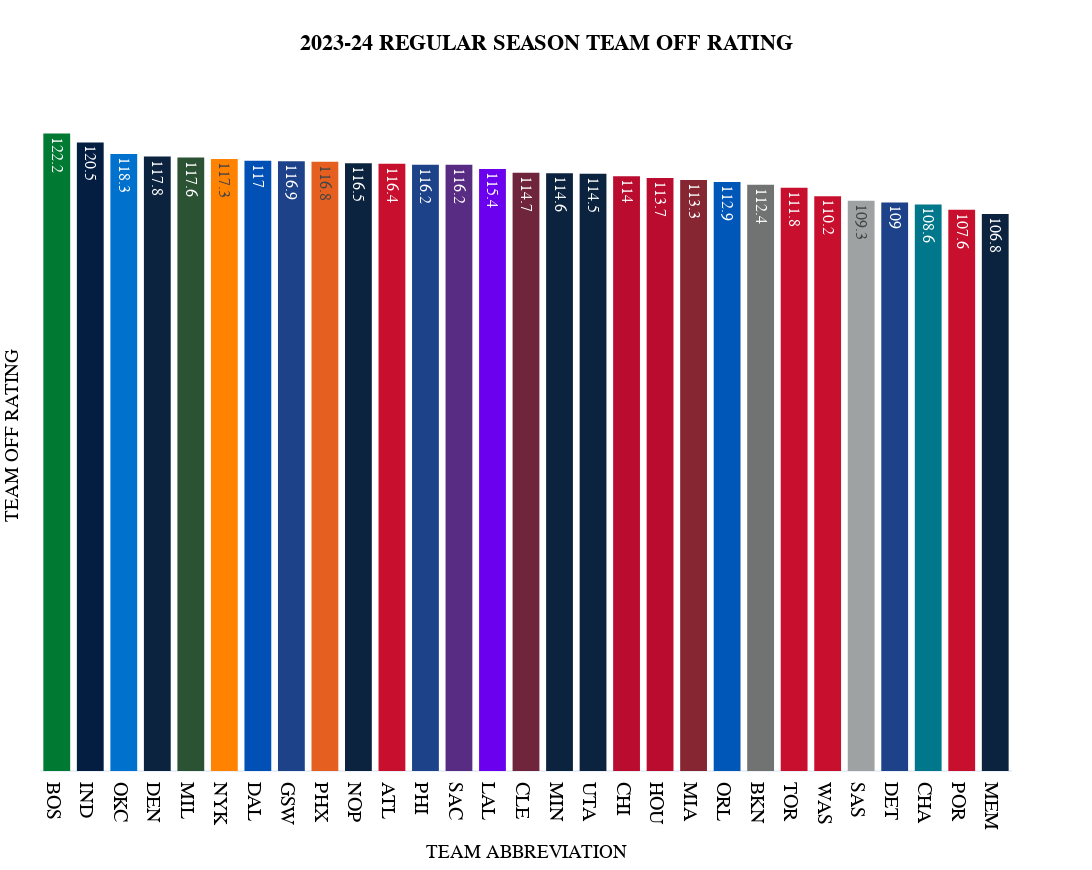

Here is the notebook cell this chart was saved with:
### Code cell
fig = px.histogram(
  df_bq2.sort_values(by=sort_category, ascending=False), 
  x="TEAM ABBREVIATION", 
  y="{}".format(sort_category),
  color='TEAM_NAME',
  color_discrete_map=team_color_dict,    
  text_auto=True, 
  title="<b>2023-24 REGULAR SEASON TEAM {}</b>".format(sort_category.replace('_', ' ')),
  template="plotly_white",
  hover_data=['TEAM_NAME', 'GP', 'W', 'L', 'W_PCT', 'MIN', 'E_OFF_RATING',
       'OFF_RATING', 'E_DEF_RATING', 'DEF_RATING', 'E_NET_RATING',
       'NET_RATING', 'AST_PCT', 'AST_TO', 'AST_RATIO', 'OREB_PCT', 'DREB_PCT',
       'REB_PCT', 'TM_TOV_PCT', 'EFG_PCT', 'TS_PCT', 'E_PACE', 'PACE',
       'PACE_PER40', 'POSS', 'PIE'], 
  height=870, 
  width=1750,
  )

fig.update_layout(
    title_x=0.5,
    hoverlabel=dict(
        bgcolor="white",
        font_size=15,
        font_family="PT Sans Narrow"
    ),
    yaxis = dict(tickfont = dict(size=35)),
    xaxis = dict(tickfont = dict(size=20)),
    font=dict(
        family="PT Sans Narrow",
        size=16,
        color="Black"
    ),
    title_font_family="PT Sans Narrow",
    showlegend=False,
    yaxis_title="TEAM {}".format(sort_category.replace('_', ' ')),
    margin=dict(l=30),
)

fig.update_yaxes(showticklabels=False,showgrid=False)


fig

### Figure 1 — Plotly figure (JSON) as saved in the notebook; plotly's stock layout.template omitted (floating-point values rounded to 4 significant figures)
{"data": [{"alignmentgroup": "True", "bingroup": "x", "histfunc": "sum", "hovertemplate": "TEAM_NAME=Boston Celtics<br>TEAM ABBREVIATION=%{x}<br>sum of OFF_RATING=%{y}<extra></extra>", "legendgroup": "Boston Celtics", "marker": {"color": "#007A33", "pattern": {"shape": ""}}, "name": "Boston Celtics", "offsetgroup": "Boston Celtics", "orientation": "v", "showlegend": true, "texttemplate": "%{value}", "type": "histogram", "x": ["BOS"], "xaxis": "x", "y": [122.2], "yaxis": "y"}, {"alignmentgroup": "True", "bingroup": "x", "histfunc": "sum", "hovertemplate": "TEAM_NAME=Indiana Pacers<br>TEAM ABBREVIATION=%{x}<br>sum of OFF_RATING=%{y}<extra></extra>", "legendgroup": "Indiana Pacers", "marker": {"color": "#041E42", "pattern": {"shape": ""}}, "name": "Indiana Pacers", "offsetgroup": "Indiana Pacers", "orientation": "v", "showlegend": true, "texttemplate": "%{value}", "type": "histogram", "x": ["IND"], "xaxis": "x", "y": [120.5], "yaxis": "y"}, {"alignmentgroup": "True", "bingroup": "x", "histfunc": "sum", "hovertemplate": "TEAM_NAME=Oklahoma City Thunder<br>TEAM ABBREVIATION=%{x}<br>sum of OFF_RATING=%{y}<extra></extra>", "legendgroup": "Oklahoma City Thunder", "marker": {"color": "#0072CE", "pattern": {"shape": ""}}, "name": "Oklahoma City Thunder", "offsetgroup": "Oklahoma City Thunder", "orientation": "v", "showlegend": true, "texttemplate": "%{value}", "type": "histogram", "x": ["OKC"], "xaxis": "x", "y": [118.3], "yaxis": "y"}, {"alignmentgroup": "True", "bingroup": "x", "histfunc": "sum", "hovertemplate": "TEAM_NAME=LA Clippers<br>TEAM ABBREVIATION=%{x}<br>sum of OFF_RATING=%{y}<extra></extra>", "legendgroup": "LA Clippers", "marker": {"color": "#3860C6", "pattern": {"shape": ""}}, "name": "LA Clippers", "offsetgroup": "LA Clippers", "orientation": "v", "showlegend": true, "texttemplate": "%{value}", "type": "histogram", "x": [null], "xaxis": "x", "y": [117.9], "yaxis": "y"}, {"alignmentgroup": "True", "bingroup": "x", "histfunc": "sum", "hovertemplate": "TEAM_NAME=Denver Nuggets<br>TEAM ABBREVIATION=%{x}<br>sum of OFF_RATING=%{y}<extra></extra>", "legendgroup": "Denver Nuggets", "marker": {"color": "#0C2340", "pattern": {"shape": ""}}, "name": "Denver Nuggets", "offsetgroup": "Denver Nuggets", "orientation": "v", "showlegend": true, "texttemplate": "%{value}", "type": "histogram", "x": ["DEN"], "xaxis": "x", "y": [117.8], "yaxis": "y"}, {"alignmentgroup": "True", "bingroup": "x", "histfunc": "sum", "hovertemplate": "TEAM_NAME=Milwaukee Bucks<br>TEAM ABBREVIATION=%{x}<br>sum of OFF_RATING=%{y}<extra></extra>", "legendgroup": "Milwaukee Bucks", "marker": {"color": "#2C5234", "pattern": {"shape": ""}}, "name": "Milwaukee Bucks", "offsetgroup": "Milwaukee Bucks", "orientation": "v", "showlegend": true, "texttemplate": "%{value}", "type": "histogram", "x": ["MIL"], "xaxis": "x", "y": [117.6], "yaxis": "y"}, {"alignmentgroup": "True", "bingroup": "x", "histfunc": "sum", "hovertemplate": "TEAM_NAME=New York Knicks<br>TEAM ABBREVIATION=%{x}<br>sum of OFF_RATING=%{y}<extra></extra>", "legendgroup": "New York Knicks", "marker": {"color": "#FF8200", "pattern": {"shape": ""}}, "name": "New York Knicks", "offsetgroup": "New York Knicks", "orientation": "v", "showlegend": true, "texttemplate": "%{value}", "type": "histogram", "x": ["NYK"], "xaxis": "x", "y": [117.3], "yaxis": "y"}, {"alignmentgroup": "True", "bingroup": "x", "histfunc": "sum", "hovertemplate": "TEAM_NAME=Dallas Mavericks<br>TEAM ABBREVIATION=%{x}<br>sum of OFF_RATING=%{y}<extra></extra>", "legendgroup": "Dallas Mavericks", "marker": {"color": "#0050B5", "pattern": {"shape": ""}}, "name": "Dallas Mavericks", "offsetgroup": "Dallas Mavericks", "orientation": "v", "showlegend": true, "texttemplate": "%{value}", "type": "histogram", "x": ["DAL"], "xaxis": "x", "y": [117], "yaxis": "y"}, {"alignmentgroup": "True", "bingroup": "x", "histfunc": "sum", "hovertemplate": "TEAM_NAME=Golden State Warriors<br>TEAM ABBREVIATION=%{x}<br>sum of OFF_RATING=%{y}<extra></extra>", "legendgroup": "Golden State Warriors", "marker": {"color": "#1D4289", "pattern": {"shape": ""}}, "name": "Golden State Warriors", "offsetgroup": "Golden State Warriors", "orientation": "v", "showlegend": true, "texttemplate": "%{value}", "type": "histogram", "x": ["GSW"], "xaxis": "x", "y": [116.9], "yaxis": "y"}, {"alignmentgroup": "True", "bingroup": "x", "histfunc": "sum", "hovertemplate": "TEAM_NAME=Phoenix Suns<br>TEAM ABBREVIATION=%{x}<br>sum of OFF_RATING=%{y}<extra></extra>", "legendgroup": "Phoenix Suns", "marker": {"color": "#e56020", "pattern": {"shape": ""}}, "name": "Phoenix Suns", "offsetgroup": "Phoenix Suns", "orientation": "v", "showlegend": true, "texttemplate": "%{value}", "type": "histogram", "x": ["PHX"], "xaxis": "x", "y": [116.8], "yaxis": "y"}, {"alignmentgroup": "True", "bingroup": "x", "histfunc": "sum", "hovertemplate": "TEAM_NAME=New Orleans Pelicans<br>TEAM ABBREVIATION=%{x}<br>sum of OFF_RATING=%{y}<extra></extra>", "legendgroup": "New Orleans Pelicans", "marker": {"color": "#0C2340", "pattern": {"shape": ""}}, "name": "New Orleans Pelicans", "offsetgroup": "New Orleans Pelicans", "orientation": "v", "showlegend": true, "texttemplate": "%{value}", "type": "histogram", "x": ["NOP"], "xaxis": "x", "y": [116.5], "yaxis": "y"}, {"alignmentgroup": "True", "bingroup": "x", "histfunc": "sum", "hovertemplate": "TEAM_NAME=Atlanta Hawks<br>TEAM ABBREVIATION=%{x}<br>sum of OFF_RATING=%{y}<extra></extra>", "legendgroup": "Atlanta Hawks", "marker": {"color": "#C8102E", "pattern": {"shape": ""}}, "name": "Atlanta Hawks", "offsetgroup": "Atlanta Hawks", "orientation": "v", "showlegend": true, "texttemplate": "%{value}", "type": "histogram", "x": ["ATL"], "xaxis": "x", "y": [116.4], "yaxis": "y"}, {"alignmentgroup": "True", "bingroup": "x", "histfunc": "sum", "hovertemplate": "TEAM_NAME=Philadelphia 76ers<br>TEAM ABBREVIATION=%{x}<br>sum of OFF_RATING=%{y}<extra></extra>", "legendgroup": "Philadelphia 76ers", "marker": {"color": "#1D4289", "pattern": {"shape": ""}}, "name": "Philadelphia 76ers", "offsetgroup": "Philadelphia 76ers", "orientation": "v", "showlegend": true, "texttemplate": "%{value}", "type": "histogram", "x": ["PHI"], "xaxis": "x", "y": [116.2], "yaxis": "y"}, {"alignmentgroup": "True", "bingroup": "x", "histfunc": "sum", "hovertemplate": "TEAM_NAME=Sacramento Kings<br>TEAM ABBREVIATION=%{x}<br>sum of OFF_RATING=%{y}<extra></extra>", "legendgroup": "Sacramento Kings", "marker": {"color": "#582C83", "pattern": {"shape": ""}}, "name": "Sacramento Kings", "offsetgroup": "Sacramento Kings", "orientation": "v", "showlegend": true, "texttemplate": "%{value}", "type": "histogram", "x": ["SAC"], "xaxis": "x", "y": [116.2], "yaxis": "y"}, {"alignmentgroup": "True", "bingroup": "x", "histfunc": "sum", "hovertemplate": "TEAM_NAME=Los Angeles Lakers<br>TEAM ABBREVIATION=%{x}<br>sum of OFF_RATING=%{y}<extra></extra>", "legendgroup": "Los Angeles Lakers", "marker": {"color": "#6a00ed", "pattern": {"shape": ""}}, "name": "Los Angeles Lakers", "offsetgroup": "Los Angeles Lakers", "orientation": "v", "showlegend": true, "texttemplate": "%{value}", "type": "histogram", "x": ["LAL"], "xaxis": "x", "y": [115.4], "yaxis": "y"}, {"alignmentgroup": "True", "bingroup": "x", "histfunc": "sum", "hovertemplate": "TEAM_NAME=Cleveland Cavaliers<br>TEAM ABBREVIATION=%{x}<br>sum of OFF_RATING=%{y}<extra></extra>", "legendgroup": "Cleveland Cavaliers", "marker": {"color": "#6F263D", "pattern": {"shape": ""}}, "name": "Cleveland Cavaliers", "offsetgroup": "Cleveland Cavaliers", "orientation": "v", "showlegend": true, "texttemplate": "%{value}", "type": "histogram", "x": ["CLE"], "xaxis": "x", "y": [114.7], "yaxis": "y"}, {"alignmentgroup": "True", "bingroup": "x", "histfunc": "sum", "hovertemplate": "TEAM_NAME=Minnesota Timberwolves<br>TEAM ABBREVIATION=%{x}<br>sum of OFF_RATING=%{y}<extra></extra>", "legendgroup": "Minnesota Timberwolves", "marker": {"color": "#0C2340", "pattern": {"shape": ""}}, "name": "Minnesota Timberwolves", "offsetgroup": "Minnesota Timberwolves", "orientation": "v", "showlegend": true, "texttemplate": "%{value}", "type": "histogram", "x": ["MIN"], "xaxis": "x", "y": [114.6], "yaxis": "y"}, {"alignmentgroup": "True", "bingroup": "x", "histfunc": "sum", "hovertemplate": "TEAM_NAME=Utah Jazz<br>TEAM ABBREVIATION=%{x}<br>sum of OFF_RATING=%{y}<extra></extra>", "legendgroup": "Utah Jazz", "marker": {"color": "#0C2340", "pattern": {"shape": ""}}, "name": "Utah Jazz", "offsetgroup": "Utah Jazz", "orientation": "v", "showlegend": true, "texttemplate": "%{value}", "type": "histogram", "x": ["UTA"], "xaxis": "x", "y": [114.5], "yaxis": "y"}, {"alignmentgroup": "True", "bingroup": "x", "histfunc": "sum", "hovertemplate": "TEAM_NAME=Chicago Bulls<br>TEAM ABBREVIATION=%{x}<br>sum of OFF_RATING=%{y}<extra></extra>", "legendgroup": "Chicago Bulls", "marker": {"color": "#BA0C2F", "pattern": {"shape": ""}}, "name": "Chicago Bulls", "offsetgroup": "Chicago Bulls", "orientation": "v", "showlegend": true, "texttemplate": "%{value}", "type": "histogram", "x": ["CHI"], "xaxis": "x", "y": [114], "yaxis": "y"}, {"alignmentgroup": "True", "bingroup": "x", "histfunc": "sum", "hovertemplate": "TEAM_NAME=Houston Rockets<br>TEAM ABBREVIATION=%{x}<br>sum of OFF_RATING=%{y}<extra></extra>", "legendgroup": "Houston Rockets", "marker": {"color": "#BA0C2F", "pattern": {"shape": ""}}, "name": "Houston Rockets", "offsetgroup": "Houston Rockets", "orientation": "v", "showlegend": true, "texttemplate": "%{value}", "type": "histogram", "x": ["HOU"], "xaxis": "x", "y": [113.7], "yaxis": "y"}, {"alignmentgroup": "True", "bingroup": "x", "histfunc": "sum", "hovertemplate": "TEAM_NAME=Miami Heat<br>TEAM ABBREVIATION=%{x}<br>sum of OFF_RATING=%{y}<extra></extra>", "legendgroup": "Miami Heat", "marker": {"color": "#862633", "pattern": {"shape": ""}}, "name": "Miami Heat", "offsetgroup": "Miami Heat", "orientation": "v", "showlegend": true, "texttemplate": "%{value}", "type": "histogram", "x": ["MIA"], "xaxis": "x", "y": [113.3], "yaxis": "y"}, {"alignmentgroup": "True", "bingroup": "x", "histfunc": "sum", "hovertemplate": "TEAM_NAME=Orlando Magic<br>TEAM ABBREVIATION=%{x}<br>sum of OFF_RATING=%{y}<extra></extra>", "legendgroup": "Orlando Magic", "marker": {"color": "#0057B7", "pattern": {"shape": ""}}, "name": "Orlando Magic", "offsetgroup": "Orlando Magic", "orientation": "v", "showlegend": true, "texttemplate": "%{value}", "type": "histogram", "x": ["ORL"], "xaxis": "x", "y": [112.9], "yaxis": "y"}, {"alignmentgroup": "True", "bingroup": "x", "histfunc": "sum", "hovertemplate": "TEAM_NAME=Brooklyn Nets<br>TEAM ABBREVIATION=%{x}<br>sum of OFF_RATING=%{y}<extra></extra>", "legendgroup": "Brooklyn Nets", "marker": {"color": "#707372", "pattern": {"shape": ""}}, "name": "Brooklyn Nets", "offsetgroup": "Brooklyn Nets", "orientation": "v", "showlegend": true, "texttemplate": "%{value}", "type": "histogram", "x": ["BKN"], "xaxis": "x", "y": [112.4], "yaxis": "y"}, {"alignmentgroup": "True", "bingroup": "x", "histfunc": "sum", "hovertemplate": "TEAM_NAME=Toronto Raptors<br>TEAM ABBREVIATION=%{x}<br>sum of OFF_RATING=%{y}<extra></extra>", "legendgroup": "Toronto Raptors", "marker": {"color": "#C8102E", "pattern": {"shape": ""}}, "name": "Toronto Raptors", "offsetgroup": "Toronto Raptors", "orientation": "v", "showlegend": true, "texttemplate": "%{value}", "type": "histogram", "x": ["TOR"], "xaxis": "x", "y": [111.8], "yaxis": "y"}, {"alignmentgroup": "True", "bingroup": "x", "histfunc": "sum", "hovertemplate": "TEAM_NAME=Washington Wizards<br>TEAM ABBREVIATION=%{x}<br>sum of OFF_RATING=%{y}<extra></extra>", "legendgroup": "Washington Wizards", "marker": {"color": "#C8102E", "pattern": {"shape": ""}}, "name": "Washington Wizards", "offsetgroup": "Washington Wizards", "orientation": "v", "showlegend": true, "texttemplate": "%{value}", "type": "histogram", "x": ["WAS"], "xaxis": "x", "y": [110.2], "yaxis": "y"}, {"alignmentgroup": "True", "bingroup": "x", "histfunc": "sum", "hovertemplate": "TEAM_NAME=San Antonio Spurs<br>TEAM ABBREVIATION=%{x}<br>sum of OFF_RATING=%{y}<extra></extra>", "legendgroup": "San Antonio Spurs", "marker": {"color": "#9EA2A2", "pattern": {"shape": ""}}, "name": "San Antonio Spurs", "offsetgroup": "San Antonio Spurs", "orientation": "v", "showlegend": true, "texttemplate": "%{value}", "type": "histogram", "x": ["SAS"], "xaxis": "x", "y": [109.3], "yaxis": "y"}, {"alignmentgroup": "True", "bingroup": "x", "histfunc": "sum", "hovertemplate": "TEAM_NAME=Detroit Pistons<br>TEAM ABBREVIATION=%{x}<br>sum of OFF_RATING=%{y}<extra></extra>", "legendgroup": "Detroit Pistons", "marker": {"color": "#1D4289", "pattern": {"shape": ""}}, "name": "Detroit Pistons", "offsetgroup": "Detroit Pistons", "orientation": "v", "showlegend": true, "texttemplate": "%{value}", "type": "histogram", "x": ["DET"], "xaxis": "x", "y": [109], "yaxis": "y"}, {"alignmentgroup": "True", "bingroup": "x", "histfunc": "sum", "hovertemplate": "TEAM_NAME=Charlotte Hornets<br>TEAM ABBREVIATION=%{x}<br>sum of OFF_RATING=%{y}<extra></extra>", "legendgroup": "Charlotte Hornets", "marker": {"color": "#00778B", "pattern": {"shape": ""}}, "name": "Charlotte Hornets", "offsetgroup": "Charlotte Hornets", "orientation": "v", "showlegend": true, "texttemplate": "%{value}", "type": "histogram", "x": ["CHA"], "xaxis": "x", "y": [108.6], "yaxis": "y"}, {"alignmentgroup": "True", "bingroup": "x", "histfunc": "sum", "hovertemplate": "TEAM_NAME=Portland Trail Blazers<br>TEAM ABBREVIATION=%{x}<br>sum of OFF_RATING=%{y}<extra></extra>", "legendgroup": "Portland Trail Blazers", "marker": {"color": "#C8102E", "pattern": {"shape": ""}}, "name": "Portland Trail Blazers", "offsetgroup": "Portland Trail Blazers", "orientation": "v", "showlegend": true, "texttemplate": "%{value}", "type": "histogram", "x": ["POR"], "xaxis": "x", "y": [107.6], "yaxis": "y"}, {"alignmentgroup": "True", "bingroup": "x", "histfunc": "sum", "hovertemplate": "TEAM_NAME=Memphis Grizzlies<br>TEAM ABBREVIATION=%{x}<br>sum of OFF_RATING=%{y}<extra></extra>", "legendgroup": "Memphis Grizzlies", "marker": {"color": "#0C2340", "pattern": {"shape": ""}}, "name": "Memphis Grizzlies", "offsetgroup": "Memphis Grizzlies", "orientation": "v", "showlegend": true, "texttemplate": "%{value}", "type": "histogram", "x": ["MEM"], "xaxis": "x", "y": [106.8], "yaxis": "y"}], "layout": {"barmode": "relative", "font": {"color": "Black", "family": "PT Sans Narrow", "size": 16}, "height": 870, "hoverlabel": {"bgcolor": "white", "font": {"family": "PT Sans Narrow", "size": 15}}, "legend": {"title": {"text": "TEAM_NAME"}, "tracegroupgap": 0}, "margin": {"l": 30}, "showlegend": false, "title": {"font": {"family": "PT Sans Narrow"}, "text": "<b>2023-24 REGULAR SEASON TEAM OFF RATING</b>", "x": 0.5}, "width": 1750, "xaxis": {"anchor": "y", "domain": [0, 1], "tickfont": {"size": 20}, "title": {"text": "TEAM ABBREVIATION"}}, "yaxis": {"anchor": "x", "domain": [0, 1], "showgrid": false, "showticklabels": false, "tickfont": {"size": 35}, "title": {"text": "TEAM OFF RATING"}}}}
